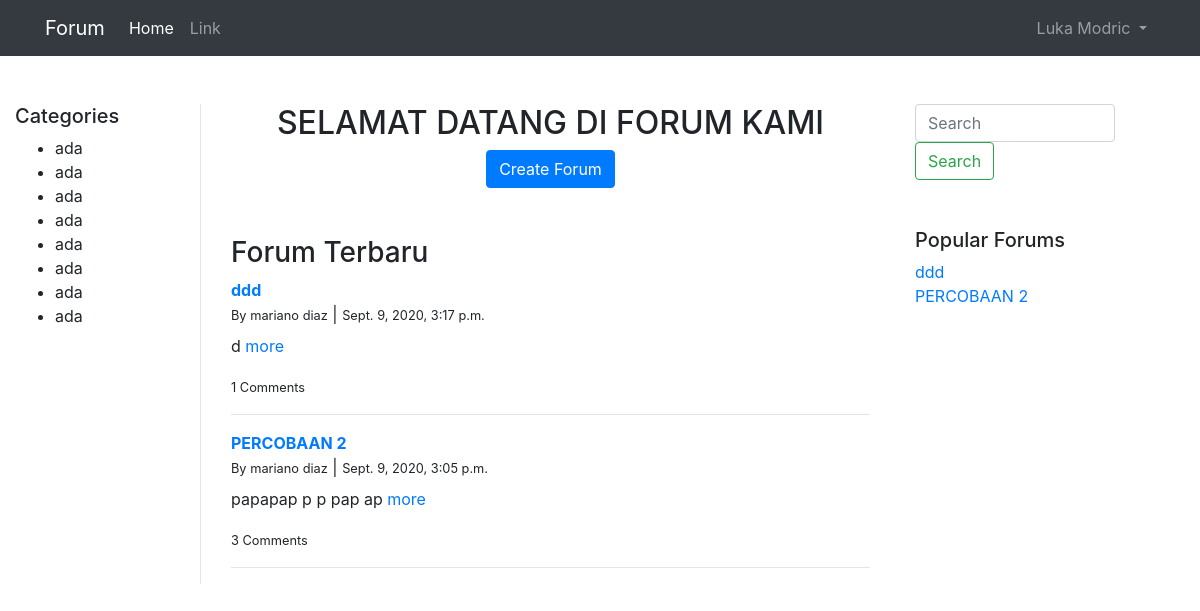
The app's page / (signed in), older data.
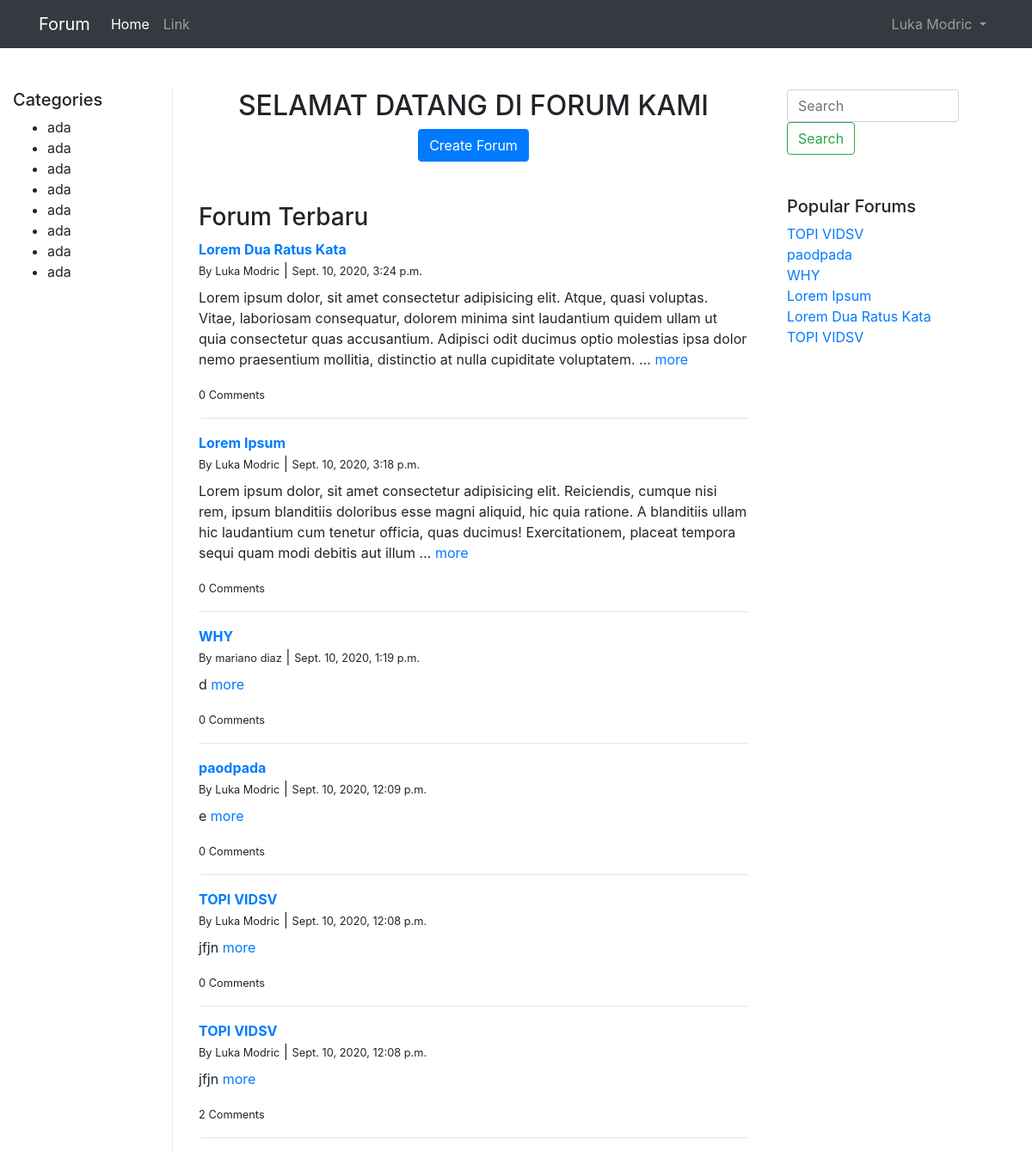
The same page, newer data.
### commentsapp/models.py (models this page shows, shortened)
class profile(models.Model):
    user = models.OneToOneField(User, null=True, blank=True,on_delete=models.CASCADE)
    name = models.CharField(max_length=200,default="anonymous")
    phone = models.CharField(max_length=200, null=True)
    date_created = models.DateTimeField(auto_now_add=True, null=True)

class forum(models.Model):
    profile = models.ForeignKey(profile, null=True, blank=True,on_delete=models.SET_NULL)
    topic= models.CharField(max_length=300)
    description = models.CharField(max_length=1000,blank=True)
    num_comment = models.IntegerField(blank=True, null=True)
    date_created=models.DateTimeField(auto_now_add=True,null=True)

### commentsapp/views.py (the view)
# urls.py: 2. Add a URL to urlpatterns:  path('', views.home, name='home')
@login_required(login_url='login')
def home(request):
    forums = forum.objects.all().annotate(total=Sum('profile')).order_by('-date_created')
    popular = forum.objects.all().order_by('num_comment')
    countForum = forums.count()
    discussions = []
    for i in forums:
        discussions.append(i.discussion_set.all())
    context = {'forums': forums, 'countForum': countForum, 'discussions': discussions, 'popular':popular}
    return render(request, 'home.html', context)

### commentsapp/templates/home.html
{% extends 'layout/main.html' %}
{% block content %}
<div class="container-fluid">
    <div class="row mt-5">
        <div class="col-2 sticky-top">
            <h5>Categories</h5>
            <ul>
                <li>ada</li>
                <li>ada</li>
                <li>ada</li>
                <li>ada</li>
                <li>ada</li>
                <li>ada</li>
                <li>ada</li>
                <li>ada</li>
            </ul>
        </div>
        <div class="col-7" style="border-left:1px solid #e5e5e5;height:100%">
            <div class="container">
                <div class="text-center mb-5">
                    <h2 class="">SELAMAT DATANG DI FORUM KAMI</h2>
                    <a href="{% url 'addInForum' %}" class="btn btn-primary">Create Forum</a>
                </div>
                <h3>Forum Terbaru</h3>
                {% for forum in forums %}
                <div class="mb-3">
                    <a class="d-block font-weight-bold" href="{% url 'view_forum' forum.id %}">
                        {{forum.topic}}
                    </a>
                        <small>By {{forum.profile.name}}</small> | <small>{{forum.date_created}}</small>
                        <p class="mt-2">{{forum.description|truncatewords:40}}
                            <a href="{% url 'view_forum' forum.id %}">more</a>
                        </p>
                        <small>{{forum.num_comment}} Comments</small>
                </div>
                <hr>
                {% endfor %}
            </div>
        </div>
        <div class="col-3">
            <div>
                <form class="form-inline my-2 my-lg-0">
                    <input style="width: 200px;" class="form-control mr-sm-2" type="search" placeholder="Search" aria-label="Search">
                    <button class="btn btn-outline-success my-2 my-sm-0" type="submit">Search</button>
                </form>
            </div>
            <h5 class="mt-5">Popular Forums</h5>
            {% for top in popular %}
                <a class="d-block" href="{% url 'view_forum' top.id %}">{{top.topic}}</a>
            {% endfor %}
        </div>
    </div>
</div>
{% endblock %}

### commentsapp/templates/layout/main.html (shortened to what this page needs)
{% load static %}
<!DOCTYPE html>
<html lang="en">
<head>
    <link rel="stylesheet" href="https://stackpath.bootstrapcdn.com/bootstrap/4.5.2/css/bootstrap.min.css"
>
</head>
<body>
    {% include 'layout/navbar.html' %}
    {% block content %}
    {% endblock %}
</body>
</html>

### commentsapp/templates/layout/navbar.html (shortened to what this page needs)
<nav class="navbar navbar-expand-lg navbar-dark bg-dark">
    <div class="container">
        <a class="navbar-brand" href="{% url 'home' %">Forum</a>
        <div class="collapse navbar-collapse" id="navbarSupportedContent">
            <ul class="navbar-nav mr-auto">
                <li class="nav-item active">
                    <a class="nav-link" href="#">Home <span class="sr-only">(current)</span></a>
                </li>
                <li class="nav-item">
                    <a class="nav-link" href="#">Link</a>
                </li>
            </ul>
            <ul class="navbar-nav ml-auto">
                <li class="nav-item dropdown">
                    <a class="nav-link dropdown-toggle" href="#" id="navbarDropdown" role="button"
                        data-toggle="dropdown" aria-haspopup="true" aria-expanded="false">
                        {{request.user.profile.name}}
                    </a>
                </li>
            </ul>
        </div>
    </div>
</nav>

Row changes from the older to the newer data that the page shows:
removed forum: topic "ddd", profile.name "mariano diaz", date_created "Sept. 9, 2020, 3:17 p.m.", description "d", num_comment "1"
removed forum: topic "PERCOBAAN 2", profile.name "mariano diaz", date_created "Sept. 9, 2020, 3:05 p.m.", description "papapap p p pap ap", num_comment "3"
added forum: topic "Lorem Dua Ratus Kata", profile.name "Luka Modric", date_created "Sept. 10, 2020, 3:24 p.m.", description "Lorem ipsum dolor, sit amet consectetur adipisicing elit. Atque, quasi voluptas. Vitae, laboriosam consequatur, dolorem minima sint laudantium quidem ullam ut quia consectetur quas accusantium. Adipisci odit ducimus optio molestias ipsa dolor nemo praesentium mollitia, distinctio at nulla cupiditate voluptatem. …", num_comment "0"
added forum: topic "Lorem Ipsum", profile.name "Luka Modric", date_created "Sept. 10, 2020, 3:18 p.m.", description "Lorem ipsum dolor, sit amet consectetur adipisicing elit. Reiciendis, cumque nisi rem, ipsum blanditiis doloribus esse magni aliquid, hic quia ratione. A blanditiis ullam hic laudantium cum tenetur officia, quas ducimus! Exercitationem, placeat tempora sequi quam modi debitis aut illum …", num_comment "0"
added forum: topic "WHY", profile.name "mariano diaz", date_created "Sept. 10, 2020, 1:19 p.m.", description "d", num_comment "0"
added forum: topic "paodpada", profile.name "Luka Modric", date_created "Sept. 10, 2020, 12:09 p.m.", description "e", num_comment "0"
added forum: topic "TOPI VIDSV", profile.name "Luka Modric", date_created "Sept. 10, 2020, 12:08 p.m.", description "jfjn", num_comment "0"
added forum: topic "TOPI VIDSV", profile.name "Luka Modric", date_created "Sept. 10, 2020, 12:08 p.m.", description "jfjn", num_comment "2"
